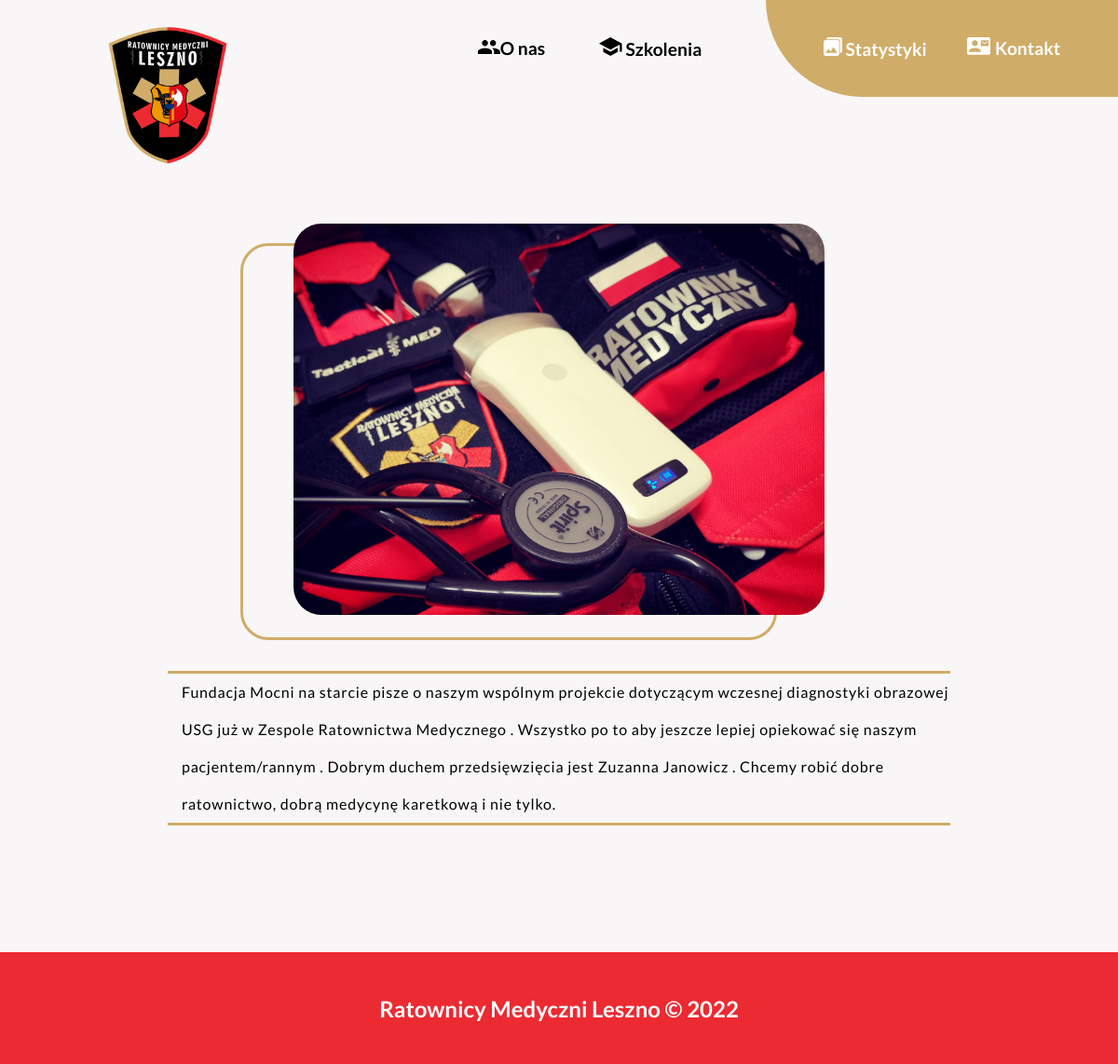
/2021/01/12/fundacja-mocni-na-starcie/, run on the app's committed database.
### ratownicy_blog/models.py (models this page shows, shortened)
class Post(models.Model):
    STATUS_POST = (
        ('robocza', 'Robocza'),
        ('opublikowane', 'Opublikowane'),
    )
    CATEGORIES = (
        ('szkolenia', 'Szkolenia'),
        ('podstawowe', 'Podstawowe'),
    )
    title = models.CharField(max_length=250)
    slug = models.SlugField(max_length=250,
                            unique_for_date='publish')
    author = models.ForeignKey(User,
                               on_delete=models.CASCADE,
                               related_name='blog_posts')
    text_post = RichTextField(blank='True')
    publish = models.DateTimeField(default=timezone.now)
    created = models.DateTimeField(auto_now_add=True)
    update = models.DateTimeField(auto_now=True)
    status = models.CharField(max_length=13,
                              choices=STATUS_POST,
                              default='robocze')
    imagePost = models.ImageField(null=True, blank='True')
    objects = models.Manager()
    published = PublishedManager()
    categories = models.CharField(max_length=11,
                                  choices=CATEGORIES,
                                  default='podstawowe')
    class Meta:
        ordering = ('-publish',)

### ratownicy_blog/views.py (the view)
# urls.py: path('<int:year>/<int:month>/<int:day>/<slug:post>/', views.post_detail, name='post_detail'),
def post_detail(request, year, month, day, post):
    post = get_object_or_404(Post, slug=post,
                                    status = 'opublikowane',
                                    publish__year = year,
                                    publish__month = month,
                                    publish__day = day)
    photos = PostImage.objects.filter(post = post)
    return render(request,
                  'blog/post/post-details.html',
                    {'post': post, 'photos': photos})

### ratownicy_blog/templates/blog/post/post-details.html (shortened to what this page needs)
{% extends "blog/base.html" %}
{% load static %}
{% block link %}
<link rel="stylesheet" href="{% static 'css/post-details.css' %}" />
{% endblock %}
{% block content %}
<main class="post-details-main">
        <div class="post-details-main-up">
          <div class="post-image-box">
            <div class="box-image">
              <img src="{{ post.imagePost.url }}" alt="" />
            </div>
          </div>
        </div>
        <article>
          <div class="post-details-main-middle">
            <div class="post-details-text">
              <p>
                {{ post.text_post|safe }}
              </p>
            </div>
          </div>
        </article>
    </main>
{% endblock %}

### ratownicy_blog/static/css/main.css (style rules this page uses)
* { margin: 0; padding: 0; scroll-behavior: smooth; -webkit-box-sizing: border-box; box-sizing: border-box; }
body { background-color: #F8F6F6; font-family: "Lato", sans-serif; }
main { display: -webkit-box; display: -ms-flexbox; display: flex; -webkit-box-orient: vertical; -webkit-box-direction: normal; -ms-flex-direction: column; flex-direction: column; margin-top: 50px; }

### ratownicy_blog/static/css/post-details.css (style rules this page uses)
.post-details-main { display: -webkit-box; display: -ms-flexbox; display: flex; -webkit-box-orient: vertical; -webkit-box-direction: normal; -ms-flex-direction: column; flex-direction: column; min-height: 53vh; }
.post-details-main-up { display: -webkit-box; display: -ms-flexbox; display: flex; -webkit-box-pack: center; -ms-flex-pack: center; justify-content: center; padding: 30px; }
.post-details-main-up .post-image-box { width: 35%; max-height: 25vw; position: relative; -webkit-box-align: center; -ms-flex-align: center; align-items: center; }
.post-details-main-up .post-image-box::before { content: ""; border: solid #D0AC69 3px; position: absolute; width: 100%; height: 100%; top: 5%; left: -10%; z-index: -1; border-radius: 30px; }
.post-details-main-up .box-image { width: 100%; height: 100%; overflow: hidden; border-radius: 30px; }
.post-details-main-up .box-image img { width: 100%; height: 100%; }
.post-details-main-middle { -webkit-box-flex: 0.1; -ms-flex: 0.1; flex: 0.1; display: -webkit-box; display: -ms-flexbox; display: flex; -webkit-box-pack: center; -ms-flex-pack: center; justify-content: center; -webkit-box-align: start; -ms-flex-align: start; align-items: flex-start; margin-top: 30px; }
.post-details-main-middle .post-details-text { border-top: solid #D0AC69 3px; border-bottom: solid #D0AC69 3px; width: 60%; padding-left: 15px; margin-left: 10px; margin-right: 10px; }
.post-details-main-middle .post-details-text p { letter-spacing: 0.05rem; line-height: 2.5rem; }
@media screen and (max-width: 1400px) { .post-details-main-up .post-image-box { width: 50%; max-height: 35vw; } }
@media screen and (max-width: 1400px) { .post-details-main-middle .post-details-text { width: 70%; } }

### data on the page
Post: imagePost (picture), text_post "Fundacja Mocni na starcie pisze o naszym wspólnym projekcie dotyczącym wczesnej diagnostyki obrazowej USG już w Zespole Ratownictwa Medycznego . Wszystko po to aby jeszcze lepiej opiekować się naszym pacjentem/rannym . Dobrym duchem przedsięwzięcia jest Zuzanna Janowicz . Chcemy robić dobre ratownictwo, dobrą medycynę karetkową i nie tylko."
